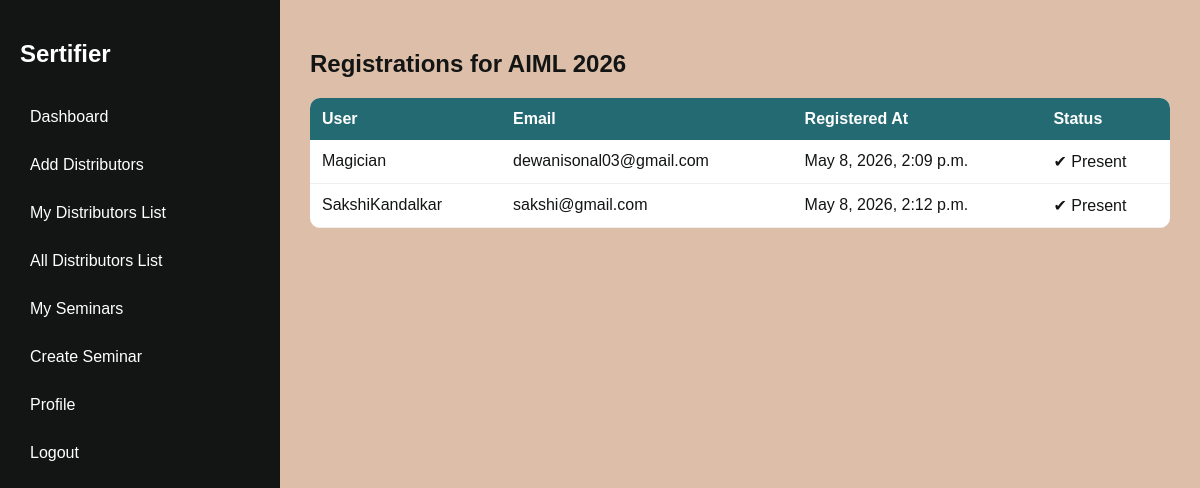
The page /seminars/registrations/2/ (signed in) on the database its author committed.
### seminars/models.py (models this page shows, shortened)
class Seminar(models.Model):
    title = models.CharField(max_length=200)
    topic = models.CharField(max_length=200)
    description = models.TextField()
    date_time = models.DateTimeField(null=True)
    location = models.CharField(max_length=255)
    created_by = models.ForeignKey(User, on_delete=models.CASCADE)
    created_at = models.DateTimeField(auto_now_add=True, null=True)
    certificate_enabled = models.BooleanField(default=True)
    certificate_title = models.CharField(
        max_length=200,
        default='Certificate of Participation'
    )
    certificate_logo_1 = models.ImageField(
        upload_to='certificate_logos/',
        blank=True,
        null=True
    )
    certificate_logo_2 = models.ImageField(
        upload_to='certificate_logos/',
        blank=True,
        null=True
    )
    certificate_logo_3 = models.ImageField(
        upload_to='certificate_logos/',
        blank=True,
        null=True
    )
    certificate_logo_4 = models.ImageField(
        upload_to='certificate_logos/',
        blank=True,
        null=True
    )
    certificate_signature = models.ImageField(
        upload_to='certificate_signatures/',
        blank=True,
        null=True
    )
    attendance_link_token = models.UUIDField(
        blank=True,
        unique=True,
        editable=False,
        null=True,
        default=uuid.uuid4,
    )

class SeminarRegistration(models.Model):
    user = models.ForeignKey(
        User,
        on_delete=models.CASCADE
    )
    seminar = models.ForeignKey(
        Seminar,
        on_delete=models.CASCADE,
        related_name='registrations'
    )
    attendee_name = models.CharField(
        max_length=255
    )
    attendee_email = models.EmailField()
    attendee_phone = models.CharField(
        max_length=20
    )
    attendance_code = models.CharField(
        max_length=10,
        unique=True,
        blank=True
    )
    registered_at = models.DateTimeField(
        auto_now_add=True
    )
    id_card = models.FileField(
        upload_to='id_cards/',
        null=True,
        blank=True
    )
    attended = models.BooleanField(
        default=False
    )
    attendance_marked_at = models.DateTimeField(
        null=True,
        blank=True
    )
    verification_token = models.UUIDField(
        default=uuid.uuid4,
        unique=True,
        editable=False
    )
    class Meta:
        unique_together = ('user', 'seminar')

### User/models.py (models this page shows, shortened)
class CustomUser(AbstractUser):
    ROLE_CHOICES = (
        ('admin', 'Admin'),
        ('manager', 'Manager'),
        ('distributor', 'Distributor'),
    )
    role = models.CharField(max_length=20, choices=ROLE_CHOICES)
    phone = models.CharField(max_length=15, blank=True, null=True)

### User/decorators.py (the view)
        def wrapper(request, *args, **kwargs):
            if request.user.role in allowed_roles:
                return view_func(request, *args, **kwargs)
            return redirect('dashboard')

### seminars/views.py (called while the page is built)
@login_required
@role_required(['manager', 'admin'])
def seminar_registrations(request, seminar_id):
    seminar = get_object_or_404(Seminar, id=seminar_id)
    registrations = SeminarRegistration.objects.filter(seminar=seminar)
    return render(request, 'seminar_registrations.html', {
        'seminar': seminar,
        'registrations': registrations
    })

### seminars/templates/seminar_registrations.html
{% extends 'base.html' %}
{% block content %}
<h2>Registrations for {{ seminar.title }}</h2>
<table>
    <tr>
        <th>User</th>
        <th>Email</th>
        <th>Registered At</th>
        <th>Status</th>
    </tr>
    {% for reg in registrations %}
    <tr>
        <td>{{ reg.user.username }}</td>
        <td>{{ reg.user.email }}</td>
        <td>{{ reg.registered_at }}</td>
        <td>
        {% if reg.attended %}
        ✔ Present
        {% else %}
        ❌ Absent
        {% endif %}
        </td>
    </tr>
    {% endfor %}
</table>
{% endblock %}

### User/static/css/style.css (style rules this page uses)
:root { --primary: #131515; --secondary: #246a73; --accent: #368f8b; --muted: #f3dfc1; --bg: #ddbea8; --white: #ffffff; }
body { margin: 0; font-family: 'Poppins', sans-serif; background-color: var(--bg); color: var(--primary); }
table { width: 100%; border-collapse: collapse; background: var(--white); border-radius: 10px; overflow: hidden; }
table th { background: var(--secondary); color: var(--white); padding: 12px; text-align:left; }
table td { padding: 12px; border-bottom: 1px solid #eee; }

### rows shown on the page
Seminar: title "AIML 2026"
SeminarRegistration: user.username "Magician", user.email "dewanisonal03@gmail.com", registered_at "May 8, 2026, 2:09 p.m.", attended "✔ Present"
SeminarRegistration: user.username "SakshiKandalkar", user.email "sakshi@gmail.com", registered_at "May 8, 2026, 2:12 p.m.", attended "✔ Present"
